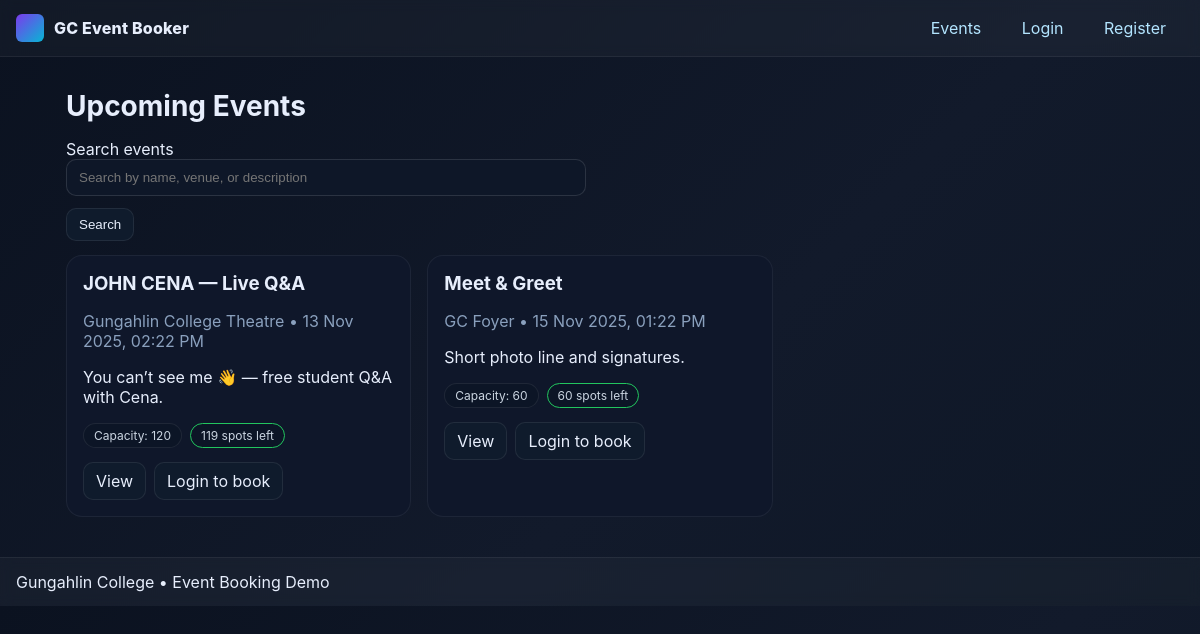
The page / on the database its author committed.
### models.py (models this page shows)
class Event(db.Model):
    __tablename__ = "Event"
    id = db.Column(db.BigInteger, primary_key=True, autoincrement=True)
    name = db.Column(db.Text, nullable=False)
    capacity = db.Column(db.Integer, nullable=False)
    description = db.Column(db.Text, nullable=False)
    datetime = db.Column(db.DateTime, nullable=False)
    venue = db.Column(db.Text, nullable=False)
    tickets = db.relationship("Ticket", back_populates="event", cascade="all, delete-orphan")
    @property
    def booked_total(self) -> int:
        total = db.session.execute(
            db.select(db.func.coalesce(db.func.sum(Ticket.qty), 0)).where(Ticket.eventID == self.id)
        ).scalar_one()
        return int(total or 0)
    @property
    def spots_left(self) -> int:
        return max(0, self.capacity - self.booked_total)

### app.py (the view, shortened to what this page needs)
    @app.route("/")
    def index():
        q = request.args.get("q", "").strip().lower()
        qry = Event.query
        events = qry.order_by(Event.datetime.asc()).all()
        return render_template("index.html", events=events, q=q, user=current_user())

### templates/index.html
{% extends "base.html" %}
{% block content %}
<h1>Upcoming Events</h1>
<form method="get" class="form" style="max-width:520px;margin-bottom:14px;">
  <label>Search events
    <input type="text" name="q" placeholder="Search by name, venue, or description" value="{{ q or '' }}">
  </label>
  <button class="btn" type="submit">Search</button>
</form>
<div class="card-grid">
  {% for e in events %}
  <article class="card">
    <h3>{{ e.name }}</h3>
    <p class="muted">{{ e.venue }} • {{ e.datetime.strftime('%d %b %Y, %I:%M %p') }}</p>
    <p>{{ e.description }}</p>
    <div class="badges">
      <span class="badge">Capacity: {{ e.capacity }}</span>
      <span class="badge {{ 'full' if e.spots_left == 0 else 'ok' }}">{{ e.spots_left }} spots left</span>
    </div>
    <div class="actions">
      <a class="btn" href="{{ url_for('event_detail', event_id=e.id) }}">View</a>
      {% if user and e.spots_left > 0 %}
      <form method="post" action="{{ url_for('book', event_id=e.id) }}" class="inline">
        <label for="qty-{{e.id}}" class="sr-only">Quantity</label>
        <select name="qty" id="qty-{{e.id}}">
          {% for qn in range(1,7) %}<option value="{{qn}}">{{qn}}</option>{% endfor %}
        </select>
        <button class="btn primary" type="submit">Book</button>
      </form>
      {% elif not user %}
        <a class="btn" href="{{ url_for('login') }}">Login to book</a>
      {% endif %}
    </div>
  </article>
  {% else %}
    <p class="muted">No events found.</p>
  {% endfor %}
</div>
{% endblock %}

### static/style.css (style rules this page uses)
:root { --bg:#0b1220; --panel:#0f172a; --muted:#8aa0bd; --text:#e7eefc; --brand:#7c3aed; --brand2:#06b6d4; --ok:#22c55e; --warn:#f59e0b; --danger:#ef4444; }
* { box-sizing:border-box }
html,body { margin:0;padding:0;background:linear-gradient(135deg,var(--bg),#121a2b 60%, #0e1726);color:var(--text);font-family:Inter,system-ui,-apple-system,Segoe UI,Roboto,Arial,sans-serif; }
a { color:#b3e5ff;text-decoration:none }
h1 { font-size:28px;margin:0 0 16px }
h3 { margin:0 0 6px }
.card-grid { display:grid;grid-template-columns:repeat(auto-fill,minmax(280px,1fr));gap:16px }
.card { background:var(--panel);border:1px solid rgba(255,255,255,0.06);border-radius:16px;padding:16px }
.card .muted { color:var(--muted) }
.badges { display:flex;gap:8px;margin:10px 0 14px }
.badge { background:#0c1526;border:1px solid rgba(255,255,255,0.08);border-radius:999px;padding:4px 10px;color:#cbd5e1;font-size:12px }
.badge.ok { border-color:var(--ok) }
.actions { display:flex;gap:8px;align-items:center }
.btn { display:inline-block;padding:8px 12px;border-radius:10px;background:#0f1b2c;border:1px solid rgba(255,255,255,0.08);color:var(--text) }
.form { display:grid;gap:12px;max-width:460px }
.form input, .form select, .form textarea { width:100%;padding:10px 12px;border-radius:10px;border:1px solid rgba(255,255,255,0.12); background:#0e1728;color:var(--text);resize:vertical }
.form button { justify-self:start }
.muted { color:var(--muted) }

### rows shown on the page
Event: name "JOHN CENA — Live Q&A", venue "Gungahlin College Theatre", datetime "13 Nov 2025, 02:22 PM", description "You can’t see me 👋 — free student Q&A with Cena.", capacity "120", spots_left "119"
Event: name "Meet & Greet", venue "GC Foyer", datetime "15 Nov 2025, 01:22 PM", description "Short photo line and signatures.", capacity "60", spots_left "60"
